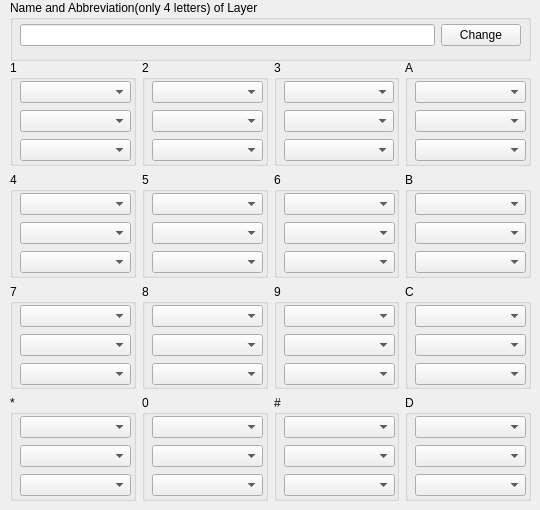
    <widget class="QWidget" name="lr_2">
     <attribute name="title">
      <string>Layer 2</string>
     </attribute>
     <widget class="QGroupBox" name="groupBox_4">
      <property name="geometry">
       <rect>
        <x>10</x>
        <y>0</y>
        <width>521</width>
        <height>61</height>
       </rect>
      </property>
      <property name="title">
       <string>Name and Abbreviation(only 4 letters) of Layer</string>
      </property>
      <widget class="QWidget" name="layoutWidget_4">
       <property name="geometry">
        <rect>
         <x>10</x>
         <y>20</y>
         <width>501</width>
         <height>30</height>
        </rect>
       </property>
       <layout class="QHBoxLayout" name="horizontalLayout_15">
        <item>
         <widget class="QLineEdit" name="line_edit_l2"/>
        </item>
        <item>
         <widget class="QPushButton" name="button_name_l1_2">
          <property name="enabled">
           <bool>true</bool>
          </property>
          <property name="text">
           <string>Change</string>
          </property>
         </widget>
        </item>
       </layout>
      </widget>
     </widget>
     <widget class="QWidget" name="layoutWidget_22">
      <property name="geometry">
       <rect>
        <x>10</x>
        <y>60</y>
        <width>521</width>
        <height>441</height>
       </rect>
      </property>
      <layout class="QVBoxLayout" name="verticalLayout_2">
       <item>
        <layout class="QHBoxLayout" name="horizontalLayout_6">
         <item>
          <widget class="QGroupBox" name="group_box_17">
           <property name="title">
            <string>1</string>
           </property>
           <widget class="QWidget" name="layoutWidget_23">
            <property name="geometry">
             <rect>
              <x>10</x>
              <y>20</y>
              <width>111</width>
              <height>82</height>
             </rect>
            </property>
            <layout class="QVBoxLayout" name="verticalLayout_20">
             <item>
              <widget class="QComboBox" name="comboBox_49"/>
             </item>
             <item>
              <widget class="QComboBox" name="comboBox_50"/>
             </item>
             <item>
              <widget class="QComboBox" name="comboBox_51"/>
             </item>
            </layout>
           </widget>
          </widget>
         </item>
         <item>
          <widget class="QGroupBox" name="group_box_18">
           <property name="title">
            <string>2</string>
           </property>
           <widget class="QWidget" name="layoutWidget_24">
            <property name="geometry">
             <rect>
              <x>10</x>
              <y>20</y>
              <width>111</width>
              <height>82</height>
             </rect>
            </property>
            <layout class="QVBoxLayout" name="verticalLayout_21">
             <item>
              <widget class="QComboBox" name="comboBox_52"/>
             </item>
             <item>
              <widget class="QComboBox" name="comboBox_53"/>
             </item>
             <item>
              <widget class="QComboBox" name="comboBox_54"/>
             </item>
            </layout>
           </widget>
          </widget>
         </item>
         <item>
          <widget class="QGroupBox" name="group_box_19">
           <property name="title">
            <string>3</string>
           </property>
           <widget class="QWidget" name="layoutWidget_25">
            <property name="geometry">
             <rect>
              <x>10</x>
              <y>20</y>
              <width>110</width>
              <height>82</height>
             </rect>
            </property>
            <layout class="QVBoxLayout" name="verticalLayout_22">
             <item>
              <widget class="QComboBox" name="comboBox_55"/>
             </item>
             <item>
              <widget class="QComboBox" name="comboBox_56"/>
             </item>
             <item>
              <widget class="QComboBox" name="comboBox_57"/>
             </item>
            </layout>
           </widget>
          </widget>
         </item>
         <item>
          <widget class="QGroupBox" name="group_box_20">
           <property name="title">
            <string>A</string>
           </property>
           <widget class="QWidget" name="layoutWidget_26">
            <property name="geometry">
             <rect>
              <x>10</x>
              <y>20</y>
              <width>111</width>
              <height>82</height>
             </rect>
            </property>
            <layout class="QVBoxLayout" name="verticalLayout_23">
             <item>
              <widget class="QComboBox" name="comboBox_58"/>
             </item>
             <item>
              <widget class="QComboBox" name="comboBox_59"/>
             </item>
             <item>
              <widget class="QComboBox" name="comboBox_60"/>
             </item>
            </layout>
           </widget>
          </widget>
         </item>
        </layout>
       </item>
       <item>
        <layout class="QHBoxLayout" name="horizontalLayout_7">
         <item>
          <widget class="QGroupBox" name="group_box_21">
           <property name="title">
            <string>4</string>
           </property>
           <widget class="QWidget" name="layoutWidget_27">
            <property name="geometry">
             <rect>
              <x>10</x>
              <y>20</y>
              <width>111</width>
              <height>82</height>
             </rect>
            </property>
            <layout class="QVBoxLayout" name="verticalLayout_24">
             <item>
              <widget class="QComboBox" name="comboBox_61"/>
             </item>
             <item>
              <widget class="QComboBox" name="comboBox_62"/>
             </item>
             <item>
              <widget class="QComboBox" name="comboBox_63"/>
             </item>
            </layout>
           </widget>
          </widget>
         </item>
         <item>
          <widget class="QGroupBox" name="group_box_22">
           <property name="title">
            <string>5</string>
           </property>
           <widget class="QWidget" name="layoutWidget_28">
            <property name="geometry">
             <rect>
              <x>10</x>
              <y>20</y>
              <width>111</width>
              <height>82</height>
             </rect>
            </property>
            <layout class="QVBoxLayout" name="verticalLayout_25">
             <item>
              <widget class="QComboBox" name="comboBox_64"/>
             </item>
             <item>
              <widget class="QComboBox" name="comboBox_65"/>
             </item>
             <item>
              <widget class="QComboBox" name="comboBox_66"/>
             </item>
            </layout>
           </widget>
          </widget>
         </item>
         <item>
          <widget class="QGroupBox" name="group_box_23">
           <property name="title">
            <string>6</string>
           </property>
           <widget class="QWidget" name="layoutWidget_29">
            <property name="geometry">
             <rect>
              <x>10</x>
              <y>20</y>
              <width>111</width>
              <height>82</height>
             </rect>
            </property>
            <layout class="QVBoxLayout" name="verticalLayout_26">
             <item>
              <widget class="QComboBox" name="comboBox_67"/>
             </item>
             <item>
              <widget class="QComboBox" name="comboBox_68"/>
             </item>
             <item>
              <widget class="QComboBox" name="comboBox_69"/>
             </item>
            </layout>
           </widget>
          </widget>
         </item>
         <item>
          <widget class="QGroupBox" name="group_box_24">
           <property name="title">
            <string>B</string>
           </property>
           <widget class="QWidget" name="layoutWidget_30">
            <property name="geometry">
             <rect>
              <x>10</x>
              <y>20</y>
              <width>111</width>
              <height>82</height>
             </rect>
            </property>
            <layout class="QVBoxLayout" name="verticalLayout_27">
             <item>
              <widget class="QComboBox" name="comboBox_70"/>
             </item>
             <item>
              <widget class="QComboBox" name="comboBox_71"/>
             </item>
             <item>
              <widget class="QComboBox" name="comboBox_72"/>
             </item>
            </layout>
           </widget>
          </widget>
         </item>
        </layout>
       </item>
       <item>
        <layout class="QHBoxLayout" name="horizontalLayout_8">
         <item>
          <widget class="QGroupBox" name="group_box_25">
           <property name="title">
            <string>7</string>
           </property>
           <widget class="QWidget" name="layoutWidget_31">
            <property name="geometry">
             <rect>
              <x>10</x>
              <y>20</y>
              <width>111</width>
              <height>82</height>
             </rect>
            </property>
            <layout class="QVBoxLayout" name="verticalLayout_28">
             <item>
              <widget class="QComboBox" name="comboBox_73"/>
             </item>
             <item>
              <widget class="QComboBox" name="comboBox_74"/>
             </item>
             <item>
              <widget class="QComboBox" name="comboBox_75"/>
             </item>
            </layout>
           </widget>
          </widget>
         </item>
         <item>
          <widget class="QGroupBox" name="group_box_26">
           <property name="title">
            <string>8</string>
           </property>
           <widget class="QWidget" name="layoutWidget_32">
            <property name="geometry">
             <rect>
              <x>10</x>
              <y>20</y>
              <width>111</width>
              <height>82</height>
             </rect>
            </property>
            <layout class="QVBoxLayout" name="verticalLayout_29">
             <item>
              <widget class="QComboBox" name="comboBox_76"/>
             </item>
             <item>
              <widget class="QComboBox" name="comboBox_77"/>
             </item>
             <item>
              <widget class="QComboBox" name="comboBox_78"/>
             </item>
            </layout>
           </widget>
          </widget>
         </item>
         <item>
          <widget class="QGroupBox" name="group_box_27">
           <property name="title">
            <string>9</string>
           </property>
           <widget class="QWidget" name="layoutWidget_33">
            <property name="geometry">
             <rect>
              <x>10</x>
              <y>20</y>
              <width>111</width>
              <height>82</height>
             </rect>
            </property>
            <layout class="QVBoxLayout" name="verticalLayout_30">
             <item>
              <widget class="QComboBox" name="comboBox_79"/>
             </item>
             <item>
              <widget class="QComboBox" name="comboBox_80"/>
             </item>
             <item>
              <widget class="QComboBox" name="comboBox_81"/>
             </item>
            </layout>
           </widget>
          </widget>
         </item>
         <item>
          <widget class="QGroupBox" name="group_box_28">
           <property name="title">
            <string>C</string>
           </property>
           <widget class="QWidget" name="layoutWidget_34">
            <property name="geometry">
             <rect>
              <x>10</x>
              <y>20</y>
              <width>111</width>
              <height>82</height>
             </rect>
            </property>
            <layout class="QVBoxLayout" name="verticalLayout_31">
             <item>
              <widget class="QComboBox" name="comboBox_82"/>
             </item>
             <item>
              <widget class="QComboBox" name="comboBox_83"/>
             </item>
             <item>
              <widget class="QComboBox" name="comboBox_84"/>
             </item>
            </layout>
           </widget>
          </widget>
         </item>
        </layout>
       </item>
       <item>
        <layout class="QHBoxLayout" name="horizontalLayout_9">
         <item>
          <widget class="QGroupBox" name="group_box_29">
           <property name="title">
            <string>*</string>
           </property>
           <widget class="QWidget" name="layoutWidget_35">
            <property name="geometry">
             <rect>
              <x>10</x>
              <y>20</y>
              <width>111</width>
              <height>82</height>
             </rect>
            </property>
            <layout class="QVBoxLayout" name="verticalLayout_32">
             <item>
              <widget class="QComboBox" name="comboBox_85"/>
             </item>
             <item>
              <widget class="QComboBox" name="comboBox_86"/>
             </item>
             <item>
              <widget class="QComboBox" name="comboBox_87"/>
             </item>
            </layout>
           </widget>
          </widget>
         </item>
         <item>
          <widget class="QGroupBox" name="group_box_30">
           <property name="title">
            <string>0</string>
           </property>
           <widget class="QWidget" name="layoutWidget_36">
            <property name="geometry">
             <rect>
              <x>10</x>
              <y>20</y>
              <width>111</width>
              <height>82</height>
             </rect>
            </property>
            <layout class="QVBoxLayout" name="verticalLayout_33">
             <item>
              <widget class="QComboBox" name="comboBox_88"/>
             </item>
             <item>
              <widget class="QComboBox" name="comboBox_89"/>
             </item>
             <item>
              <widget class="QComboBox" name="comboBox_90"/>
             </item>
            </layout>
           </widget>
          </widget>
         </item>
         <item>
          <widget class="QGroupBox" name="group_box_31">
           <property name="title">
            <string>#</string>
           </property>
           <widget class="QWidget" name="layoutWidget_37">
            <property name="geometry">
             <rect>
              <x>10</x>
              <y>20</y>
              <width>111</width>
              <height>82</height>
             </rect>
            </property>
            <layout class="QVBoxLayout" name="verticalLayout_34">
             <item>
              <widget class="QComboBox" name="comboBox_91"/>
             </item>
             <item>
              <widget class="QComboBox" name="comboBox_92"/>
             </item>
             <item>
              <widget class="QComboBox" name="comboBox_93"/>
             </item>
            </layout>
           </widget>
          </widget>
         </item>
         <item>
          <widget class="QGroupBox" name="group_box_32">
           <property name="title">
            <string>D</string>
           </property>
           <widget class="QWidget" name="layoutWidget_38">
            <property name="geometry">
             <rect>
              <x>10</x>
              <y>20</y>
              <width>111</width>
              <height>82</height>
             </rect>
            </property>
            <layout class="QVBoxLayout" name="verticalLayout_35">
             <item>
              <widget class="QComboBox" name="comboBox_94"/>
             </item>
             <item>
              <widget class="QComboBox" name="comboBox_95"/>
             </item>
             <item>
              <widget class="QComboBox" name="comboBox_96"/>
             </item>
            </layout>
           </widget>
          </widget>
         </item>
        </layout>
       </item>
      </layout>
     </widget>
    </widget>
